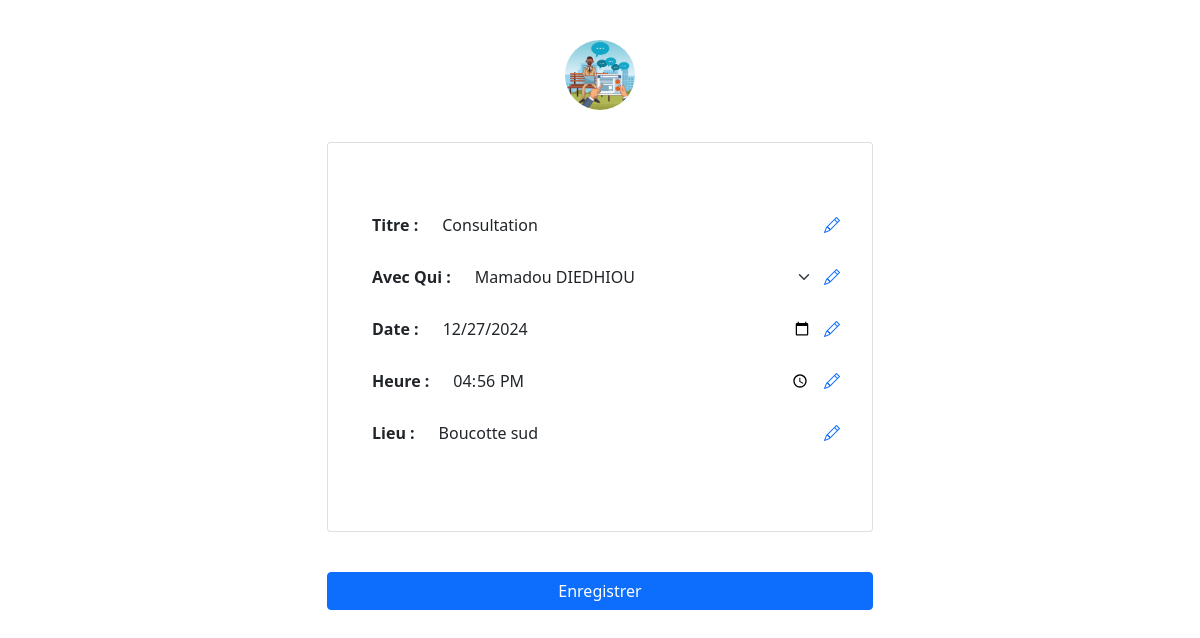
/rendezvous/1/ (signed in), run on the app's committed database.
### rendezvous/models.py (models this page shows, shortened)
class RendezVous(models.Model):
    user = models.ForeignKey(User, on_delete=models.CASCADE, related_name="rendezvous", verbose_name="Utilisateur")
    titre = models.CharField(max_length=100, verbose_name="Titre du rendez-vous")  # Titre du rendez-vous
    patient = models.ForeignKey(Patient, on_delete=models.CASCADE, verbose_name="Patient", related_name="rendezvous")
    date = models.DateField(verbose_name="Date du rendez-vous")  # Date du rendez-vous
    heure = models.TimeField(verbose_name="Heure du rendez-vous")  # Heure du rendez-vous
    lieu = models.CharField(max_length=255, verbose_name="Lieu du rendez-vous")  # Lieu du rendez-vous
    class Meta:
        unique_together = ('patient', 'date', 'heure')  # Empêche les doublons Si un rendez-vous ne peut pas

class Patient(models.Model):
    SEXE_CHOICES = [
        ('M', 'Masculin'),
        ('F', 'Féminin'),
        ]
    user = models.ForeignKey(User, on_delete=models.CASCADE, related_name="patients")
    prenom = models.CharField(max_length=100, verbose_name="Prénom")
    nom = models.CharField(max_length=100, verbose_name="Nom")
    sexe = models.CharField(max_length=1, choices=SEXE_CHOICES, verbose_name="Sexe")
    age = models.PositiveIntegerField(verbose_name="Âge", default=0)  # Âge du patient (doit être positif)
    adresse = models.CharField(max_length=255, verbose_name="Adresse")
    telephone = models.CharField(max_length=15, unique=True, verbose_name="Téléphone")

### rendezvous/views.py (the view)
# urls.py: path('rendezvous/<int:id_rendezvous>/', detail_rendezvous, name='detail_rendezvous'),
@login_required(login_url="login")
def detail_rendezvous(request, id_rendezvous):
    rendezvous = get_object_or_404(RendezVous, id=id_rendezvous, user=request.user)
    patients = Patient.objects.filter(user=request.user)
    if request.method == 'POST':
        form_r = RendezVousForm(request.POST, instance=rendezvous)
        if form_r.is_valid():
            form_r.save()
            return redirect('lesrendezvous')
    else:
        form_r = RendezVousForm(instance=rendezvous)
    return render(request, 'rendezvous/detail_rv.html', {
        'rendezvous': rendezvous,
        'patients': patients,
        'form_r': form_r,
        })

### rendezvous/forms.py (shortened to what this page needs)
class RendezVousForm(forms.ModelForm):
    class Meta:
        model = RendezVous
        fields = ['titre', 'patient', 'date', 'heure', 'lieu']
        widgets = {
            'titre': forms.TextInput(attrs={'class': 'form-control', 'placeholder': 'Titre du rendez-vous'}),
            'patient': forms.Select(attrs={'class': 'form-control'}),
            'date': forms.DateInput(attrs={'class': 'form-control', 'placeholder': 'Date', 'type': 'date'}),
            'heure': forms.TimeInput(attrs={'class': 'form-control', 'placeholder': 'Heure', 'type': 'time'}),
            'lieu': forms.TextInput(attrs={'class': 'form-control', 'placeholder': 'Lieu'}),
        }
    def __init__(self, *args, **kwargs):
        super().__init__(*args, **kwargs)
        self.fields['date'].widget.attrs['min'] = date.today().isoformat()

### templates/rendezvous/detail_rv.html (shortened to what this page needs)
{% load static %}
<!DOCTYPE html>
<html lang="en">
<head>
    <link href="https://cdn.jsdelivr.net/npm/bootstrap@5.0.2/dist/css/bootstrap.min.css" rel="stylesheet">
    <link href="https://cdn.jsdelivr.net/npm/bootstrap-icons@1.10.5/font/bootstrap-icons.css" rel="stylesheet">
</head>
<body>
    <div class="container mt-4">
        <div class="row">
            <div class="col-12 text-center my-3">
                <img src="{% static "images/rv_imzge.jpg" %}" class="rounded-circle mx-auto d-block" alt="Patient" width="70" height="70">
            </div>
        </div>
        <div class="row justify-content-center mt-3 align-items-center">
                <div class="col-md-6">
                    <form method="POST">
                        <div class="card">
                            <div class="card-body my-5 mx-3">
                                <div class="row mb-3">
                                    <div class="col-12 d-flex align-items-center justify-content-center">
                                        <span class="input-group-text border-0 fw-bolder" style="background-color: transparent;" id="basic-addon1">
                                            Titre :
                                        </span>
                                        <input type="text" class="form-control border-0" name="titre" aria-label="Username" aria-describedby="basic-addon1" value="{{ rendezvous.titre }}" required>
                                        <a href="#" class="ms-auto text-decoration-none">
                                            <i class="bi bi-pencil"></i>
                                        </a>
                                    </div>
                                </div>
                                <div class="row mb-3">
                                    <div class="col-12 d-flex align-items-center justify-content-center">
                                        <span class="input-group-text border-0 fw-bolder" style="background-color: transparent;" id="basic-addon1">
                                            Avec Qui :
                                        </span>
                                        <select class="form-select border-0" aria-label="Username" aria-describedby="basic-addon1" name="patient" required>
                                            {% for patient in patients %}
                                                <option value="{{ patient.id }}" {% if patient == rendezvous.patient %}selected{% endif %}>
                                                    {{ patient.prenom }} {{ patient.nom }}
                                                </option>
                                            {% endfor %}
                                        </select>
                                        <a href="#" class="ms-auto text-decoration-none">
                                            <i class="bi bi-pencil"></i>
                                        </a>
                                    </div>
                                </div>
                                <div class="row mb-3">
                                    <div class="col-12 d-flex align-items-center justify-content-center">
                                        <span class="input-group-text border-0 fw-bolder" style="background-color: transparent;" id="basic-addon1">
                                            Date :
                                        </span>
                                        <input type="date" class="form-control border-0" name="date" aria-label="Username" aria-describedby="basic-addon1" value="{{ rendezvous.date|date:'Y-m-d' }}" required>
                                        <a href="#" class="ms-auto text-decoration-none">
                                            <i class="bi bi-pencil"></i>
                                        </a>
                                    </div>
                                </div>
                                <div class="row mb-3">
                                    <div class="col-12 d-flex align-items-center justify-content-center">
                                        <span class="input-group-text border-0 fw-bolder" style="background-color: transparent;" id="basic-addon1">
                                            Heure :
                                        </span>
                                        <input type="time" class="form-control border-0" name="heure" aria-label="Username" aria-describedby="basic-addon1" value="{{ rendezvous.heure|time:'H:i' }}" required>
                                        <a href="#" class="ms-auto text-decoration-none">
                                            <i class="bi bi-pencil"></i>
                                        </a>
                                    </div>
                                </div>
                                <div class="row mb-3">
                                    <div class="col-12 d-flex align-items-center justify-content-center">
                                        <span class="input-group-text border-0 fw-bolder" style="background-color: transparent;" id="basic-addon1">
                                            Lieu :
                                        </span>
                                        <input type="text" class="form-control border-0" name="lieu" aria-label="Username" aria-describedby="basic-addon1" value="{{ rendezvous.lieu }}" required>
                                        <a href="#" class="ms-auto text-decoration-none">
                                            <i class="bi bi-pencil bg-black"></i>
                                        </a>
                                    </div>
                                </div>
                            </div>
                        </div>
                    </div>
            </div>
        <div class="row justify-content-center mt-3">
                <div class="col-md-6 mt-4">
                    <button type="submit" class="btn btn-primary w-100">Enregistrer</button>
                </div>
            </div>
    </div>
</body>
</html>

### data on the page
RendezVous: titre "Consultation", patient "Mamadou DIEDHIOU", date "12/27/2024", heure "16:56", lieu "Boucotte sud"
